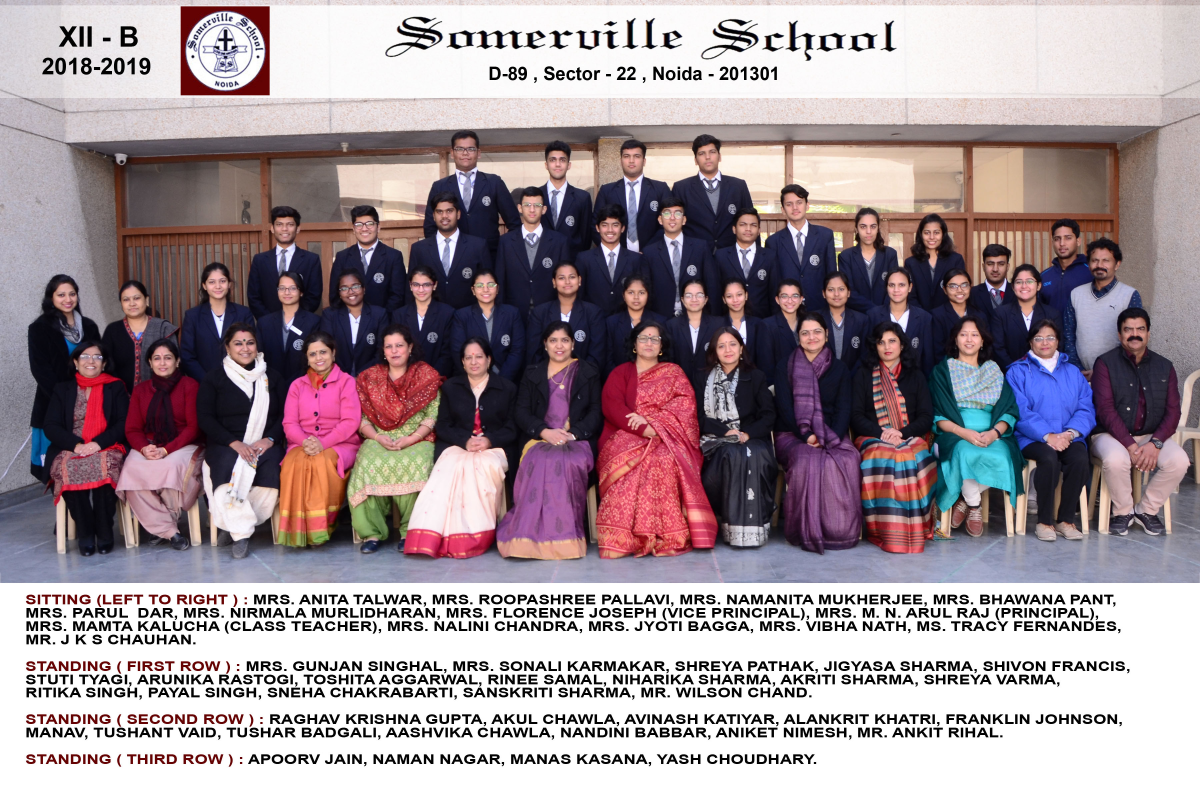
#> input picture test2.jpg, 3600 x 2400 px (shown at 1/3 size)
$ jupyter execute --allow-errors Untitled.ipynb   (older library calls are emulated)
#> lines starting #> are read from the running program, lines starting #| are printed output that depends on the picture
#> further down, img is the input picture: shape (2400, 3600, 3); mean B, G, R 152.4, 146.6, 160.8
[cell 1]
import os
import numpy as np
import cv2
import time
from numpy import asarray

from PIL import Image
from numpy import asarray
from mtcnn.mtcnn import MTCNN
import scipy.misc
import matplotlib.pyplot as plt
from os import listdir

[cell 2]
IMAGE_PATH="test2.jpg"
face_cascade = cv2.CascadeClassifier('haarcascade_frontalface_default.xml')
def image_to_array(img):
    return np.array(img)
def array_to_image(arr):
    return Image.fromarray(arr)

[cell 3]
def extract_faces_haar(img,face_cascade=face_cascade, required_size=(160, 160)):
#> called with required_size = (160, 160)
    img=cv2.cvtColor(img,cv2.COLOR_BGR2RGB)
    gray = cv2.cvtColor(img, cv2.COLOR_BGR2GRAY)
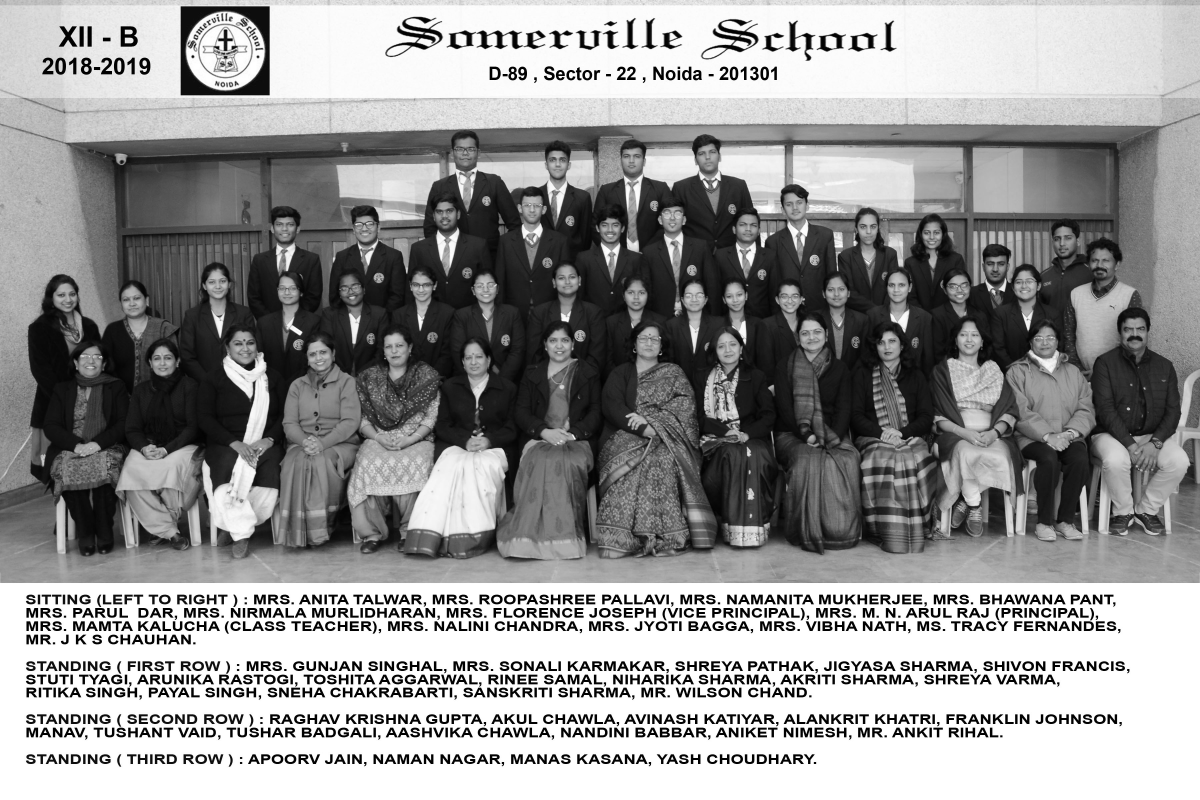
#> gray: shape (2400, 3600) (shown at 1/3 size); min 0, max 255, mean 150
    faces = face_cascade.detectMultiScale(gray, 1.3, 5)
#> faces = 49 rows, first 6: [2087, 430, 73, 73], [1858, 441, 76, 76], [1635, 452, 75, 75], [2345, 580, 77, 77], [1294, 603, 80, 80], [820, 647, 70, 70]
    images=[]
    for (x,y,w,h) in faces:
        roi = img[y:y+h, x:x+w]
        rgb = Image.fromarray(roi).resize(required_size)
        images.append(rgb)
#> this loop made 49 passes
#> (x, y, w, h) on passes 1 to 12: (2087, 430, 73, 73), (1858, 441, 76, 76), (1635, 452, 75, 75), (2345, 580, 77, 77), (1294, 603, 80, 80), (820, 647, 70, 70), (2207, 646, 76, 76), (1794, 646, 77, 77), (2568, 651, 74, 74), (2760, 669, 73, 73), (2198, 727, 74, 74), (1661, 800, 83, 83)
#> pass 1, in extract_faces_haar, `roi = img[y:y+h, x:x+w]`:
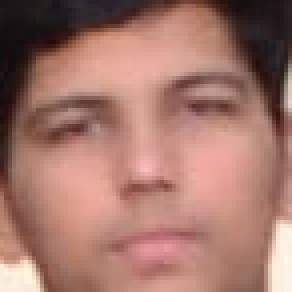
#> roi: shape (73, 73, 3) (shown 4 times larger); mean R, G, B 163.5, 118.1, 107.4
#> pass 2, in extract_faces_haar, `roi = img[y:y+h, x:x+w]`:
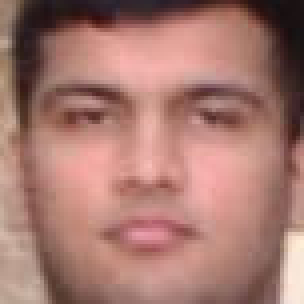
#> roi: shape (76, 76, 3) (shown 4 times larger); mean R, G, B 166.4, 120.5, 111.7
#> after the loop:
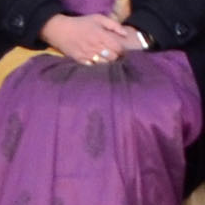
#> roi: shape (205, 205, 3); mean R, G, B 121.1, 73.6, 112.6
#> after the loop, images = 49 items
    return images


img=cv2.imread(IMAGE_PATH,1)
extracted_faces=extract_faces_haar(img)
#> extracted_faces = 49 items


def extract_face_haar(img,face_cascade=face_cascade, required_size=(160, 160)):
    img=cv2.cvtColor(img,cv2.COLOR_BGR2RGB)
    gray = cv2.cvtColor(img, cv2.COLOR_BGR2GRAY)
    detectedface = face_cascade.detectMultiScale(gray, 1.3, 5)
    if detectedface==():
        print("NO face found")
        plt.imshow(img)
        return None
    print(detectedface)
    (x,y,w,h) = detectedface[0]
    roi = img[y:y+h, x:x+w]
    rgb = Image.fromarray(roi).resize(required_size)
    return image_to_array(rgb)

#> (the rest of this cell did not finish here and is left out)

#> (a cell that did not finish here is left out)

[cell 5]
def load_faces_in_dir(path):
    faces=[]
    for i in listdir(path):
        imgpath=path+i
        img=cv2.imread(imgpath,1)
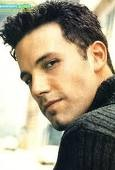
#> input picture 5-celebrity-faces-dataset/train/ben_afflek/httpcsvkmeuaeccjpg.jpg, 115 x 170 px
#> img is the input picture: shape (170, 115, 3); mean B, G, R 130.9, 151.7, 161.1
        face=extract_face_haar(img)
#> in extract_face_haar, `gray = cv2.cvtColor(img, cv2.COLOR_BGR2GRAY)`:
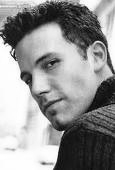
#> gray: shape (170, 115); min 1, max 255, mean 146.6
#> in extract_face_haar, `detectedface = face_cascade.detectMultiScale(gray, 1.3, 5)`: detectedface = ()
        faces.append(faces)
#> pass 2 of the loop in load_faces_in_dir, `for i in listdir(path):`:
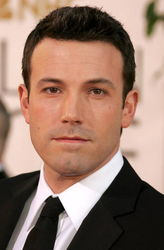
#> input picture 5-celebrity-faces-dataset/train/ben_afflek/httpimagesfandangocomrImageRendererredesignstaticimgnoxportraitjpgpcpcpcimagesmasterrepositoryperformerimagespjpg.jpg, 164 x 250 px
#> in load_faces_in_dir, img is the input picture: shape (250, 164, 3); mean B, G, R 107.5, 122, 151.7
#> in extract_face_haar (call 2), `gray = cv2.cvtColor(img, cv2.COLOR_BGR2GRAY)`:
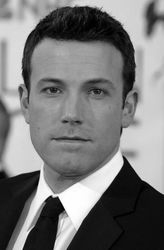
#> gray: shape (250, 164); min 0, max 255, mean 121.1
#> detectedface = [[17, 44, 116, 116]]
    return faces
#> (the rest of this cell did not finish here and is left out)

[cell 6]
def extract_face(imagearray, required_size=(160, 160)):
    detector = MTCNN()
    results = detector.detect_faces(imagearray)
    boxes=[]
    for x in results:
        boxes.append(x["box"])
    faces=[]
    for (x,y,w,h) in boxes:
        x1, y1 = abs(x), abs(y)
        x2, y2 = x1 + w, y1 + h
        face = imagearray[y1:y2, x1:x2]
        image = Image.fromarray(face)
        image = image.resize(required_size)
        faces.append(image)
    return faces

[cell 7]
def load_faces(directory):
	faces = list()
	# enumerate files
	for filename in listdir(directory):
		# path
		path = directory + filename
		# get face
		face = extract_face(path)
		# store
		faces.append(face)
	return faces

[cell 8]
from os import listdir
from os.path import isdir
from PIL import Image
from matplotlib import pyplot
from numpy import savez_compressed
from numpy import asarray
from mtcnn.mtcnn import MTCNN

# extract a single face from a given photograph
def extract_face(filename, required_size=(160, 160)):
	# load image from file
	image = Image.open(filename)
	# convert to RGB, if needed
	image = image.convert('RGB')
	# convert to array
	pixels = asarray(image)
	# create the detector, using default weights
	detector = MTCNN()
	# detect faces in the image
	results = detector.detect_faces(pixels)
	# extract the bounding box from the first face
	x1, y1, width, height = results[0]['box']
	# bug fix
	x1, y1 = abs(x1), abs(y1)
	x2, y2 = x1 + width, y1 + height
	# extract the face
	face = pixels[y1:y2, x1:x2]
	# resize pixels to the model size
	image = Image.fromarray(face)
	image = image.resize(required_size)
	face_array = asarray(image)
	return face_array

# load images and extract faces for all images in a directory
def load_faces(directory):
	faces = list()
	# enumerate files
	for filename in listdir(directory):
		# path
		path = directory + filename
		# get face
		face = extract_face(path)
		# store
		faces.append(face)
	return faces

# load a dataset that contains one subdir for each class that in turn contains images
def load_dataset(directory):
	X, y = list(), list()
	# enumerate folders, on per class
	for subdir in listdir(directory):
		# path
		path = directory + subdir + '/'
		# skip any files that might be in the dir
		if not isdir(path):
			continue
		# load all faces in the subdirectory
		faces = load_faces(path)
